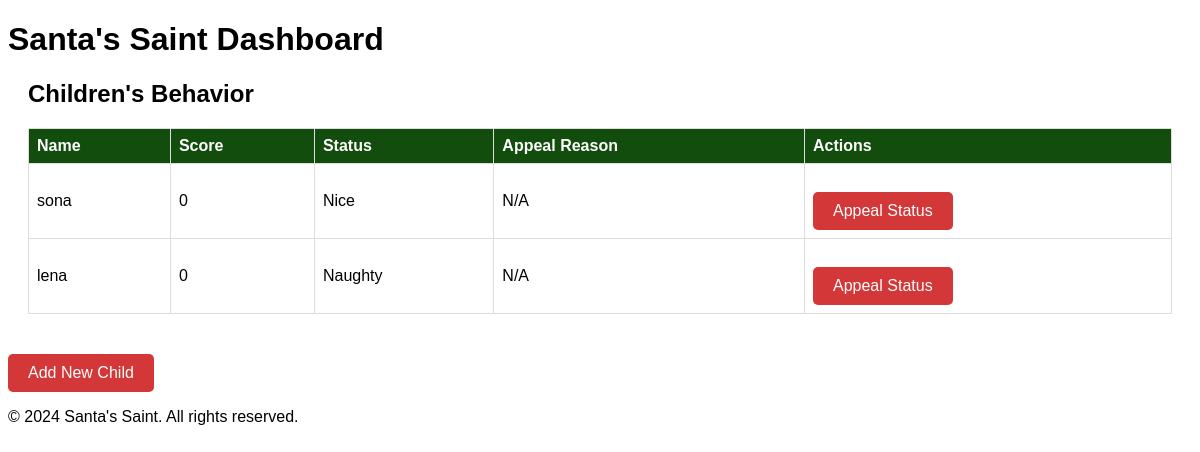
The app's page /, older data.
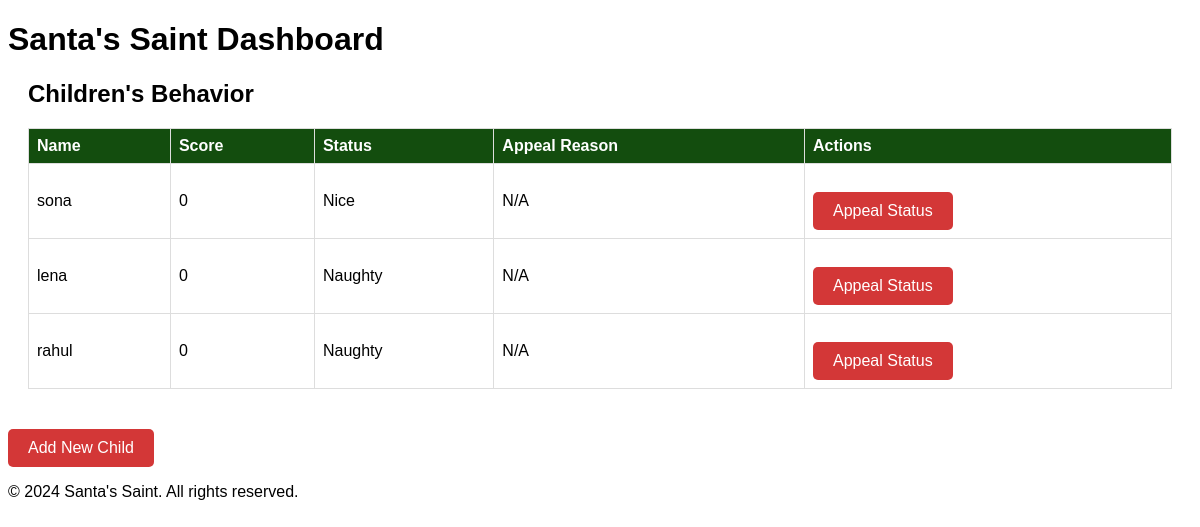
The same page, newer data.
### app/models.py (models this page shows, shortened)
class Child(models.Model):
    name = models.CharField(max_length=100)
    score = models.IntegerField(default=0)
    status = models.CharField(max_length=10, choices=[('Naughty', 'Naughty'), ('Nice', 'Nice')])

### app/views.py (the view)
# urls.py: path('', dashboard, name='dashboard'),
def dashboard(request):
    children = Child.objects.all()
    return render(request, 'dashboard.html', {'children': children})

### app/templates/dashboard.html (shortened to what this page needs)
<!DOCTYPE html>
<html lang="en">
<head>
    <link rel="stylesheet" href="../styles.css">
</head>
<body>
    <header>
        <h1>Santa's Saint Dashboard</h1>
    </header>
    <main>
        <section id="children-list">
            <h2>Children's Behavior</h2>
            {% if children %}
                <table>
                    <thead>
                        <tr>
                            <th>Name</th>
                            <th>Score</th>
                            <th>Status</th>
                            <th>Appeal Reason</th>
                            <th>Actions</th>
                        </tr>
                    </thead>
                    <tbody>
                        {% for child in children %}
                            <tr>
                                <td>{{ child.name }}</td>
                                <td>{{ child.score }}</td>
                                <td>{{ child.status }}</td>
                                <td>{{ child.appeal_reason|default:"N/A" }}</td>
                                <td>
                                    <a href="{% url 'appeal_status' child.id %}" class="button">Appeal Status</a>
                                </td>
                            </tr>
                        {% endfor %}
                    </tbody>
                </table>
            {% else %}
                <p>No children found.</p>
            {% endif %}
        </section>
        <a href="{% url 'add_child' %}" class="button">Add New Child</a>
    </main>
    <footer>
        <p>&copy; 2024 Santa's Saint. All rights reserved.</p>
    </footer>
</body>
</html>

Row changes from the older to the newer data that the page shows:
added Child: name "rahul", score "0", status "Naughty", appeal_reason "N/A"
